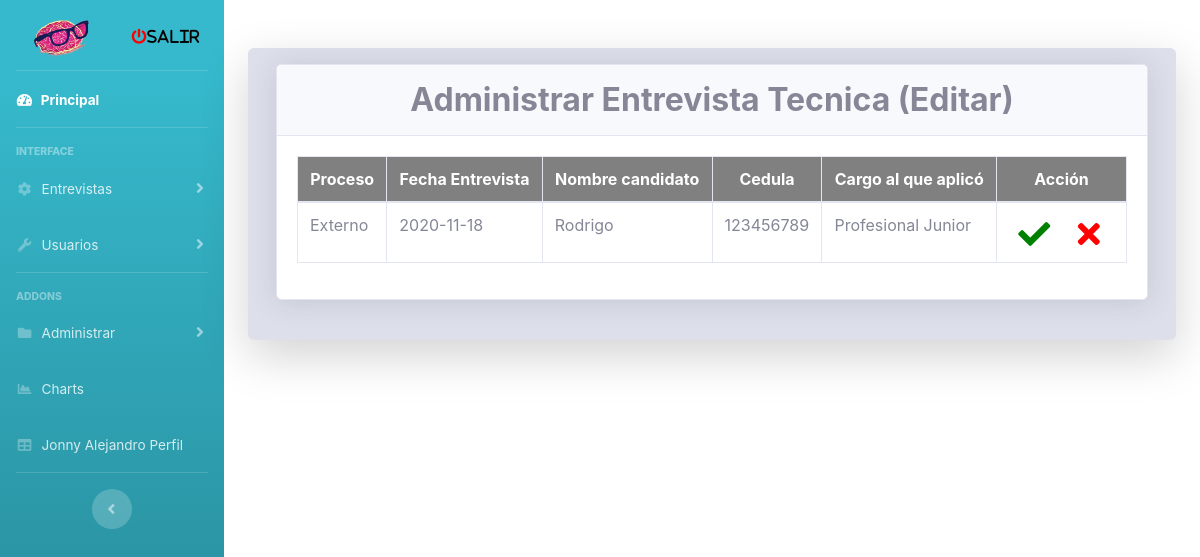
The page /View/gestionarEdicionEntrevistaTecnica.php (signed in) on the database its author committed.
### tables this page shows
CREATE TABLE `entrevistatecnica` (
  `idTec` int(11) NOT NULL,
  `proceso` varchar(15) DEFAULT NULL,
  `entrevistador` varchar(30) DEFAULT NULL,
  `fechaEntrevista` date DEFAULT NULL,
  `cargoEntrevistador` varchar(30) DEFAULT NULL,
  `dependencia` varchar(30) DEFAULT NULL,
  `nombreCandidato` varchar(50) DEFAULT NULL,
  `cargoAspira` varchar(50) DEFAULT NULL,
  `cuentaCompetenciaSN` varchar(2) DEFAULT NULL,
  `cuentaCompetencia` text DEFAULT NULL,
  `experienciaPrevia` text DEFAULT NULL,
  `cuentaCono` text DEFAULT NULL,
  `calidadSN` varchar(2) DEFAULT NULL,
  `calidad` text DEFAULT NULL,
  `retroalimentacion` text DEFAULT NULL,
  `conceptoSegundo` text DEFAULT NULL,
  `adecuado` varchar(2) DEFAULT NULL,
  `primera` varchar(2) DEFAULT NULL,
  `segunda` varchar(2) DEFAULT NULL,
  `noA` varchar(2) DEFAULT NULL,
  `parcialmente` varchar(2) DEFAULT NULL,
  `adecuadoP` varchar(2) DEFAULT NULL,
  `co` int(11) DEFAULT NULL,
  `terminada` varchar(5) NOT NULL DEFAULT 'False',
  `apruebaEntrevista` int(11) NOT NULL DEFAULT 0,
  `modificar` varchar(15) NOT NULL
);

### View/gestionarEdicionEntrevistaTecnica.php (the view, shortened to what this page needs)
<?php include "../config.php";
if (isset($_SESSION["rol"])) {
  switch ($_SESSION['rol']) {
    case 1:
      include "../template/sidebar.php";
      break;
  }
}
?>
<!DOCTYPE html>
<html xmlns="http://www.w3.org/1999/xhtml">
<?php include FOLDER_TEMPLATE . "head.php"; ?>
<body id="page-top">
  <div class="container">
    <div class="card o-hidden border-0 shadow-lg my-5">
      <div class="card-body p-3 bg-gray-300">
        <div class="row">
          <div class="col-md-12">
            <div class="col-md-12 mx-auto">
              <div class="form-group">
                <div class="card shadow mb-4">
                  <div class="card-header py-3" style="text-align: center;">
                    <h2 class="m-0 font-weight-bold text">Administrar Entrevista Tecnica (Editar)</h2>
                  </div>
                  <div class="card-body">
                    <div class="table-responsive">
                      <table class="table table-bordered" width="100%" cellspacing="10">
                        <thead style="background-color: gray; color: white; text-align: center;">
                          <tr>
                            <th>Proceso </th>
                            <th>Fecha Entrevista</th>
                            <th>Nombre candidato</th>
                            <th>Cedula</th>
                            <th>Cargo al que aplicó</th>
                            <th>Acción</th>
                          </tr>
                        </thead>
                        <?php
                        require_once "../Model/conexioon.php";
                        $sql = "SELECT entrevistatecnica.nombreCandidato, entrevistatecnica.idTec, entrevistatecnica.proceso, entrevistatecnica.fechaEntrevista, entrevistatecnica.cargoAspira, usuario.correo_electronico FROM usuario , entrevistatecnica where terminada = 'True' and modificar = 'Solicitado' and usuario.co = entrevistatecnica.co ";
                        $rta = $objCnx->query($sql);
                        while ($datos = $rta->fetch_array()) {
                        ?>
                          <tbody>
                            <tr>
                              <td><?php echo $datos['proceso'] ?></td>
                              <td><?php echo $datos['fechaEntrevista'] ?></td>
                              <td><?php echo $datos['nombreCandidato'] ?></td>
                              <td><?php echo $datos['idTec'] ?></td>
                              <td><?php echo $datos['cargoAspira'] ?></td>
                              <td style="text-align: center;">
                                <a href="../Controller/ControllerAprobarEdicionTecnica.php?cc=<?php echo $datos['idTec'] ?>&&ps=<?php echo $datos['correo_electronico'] ?>&&persona=<?php echo $datos['nombreCandidato'] ?>"><i class="fas fa-check" title="Aprobar" style="color: green; width: 50px; font-size: 2rem;"></i></a>
                                <a href="../Controller/ControllerNegarEdicionTecnica.php?cc=<?php echo $datos['idTec'] ?>&&ps=<?php echo $datos['correo_electronico'] ?>&&persona=<?php echo $datos['nombreCandidato'] ?>"><i class='fas fa-times' title="Negar" style='color: red; width: 50px; font-size: 2rem;'></i></a>
                              </td>
                            </tr>
                          <?php
                        }
                          ?>
                          </tbody>
                      </table>
                    </div>
                  </div>
                </div>
              </div>
            </div>
          </div>
        </div>
</body>
</html>

### View/gestionarEdicionEntrevistaTecnica.php (style rules this page uses)
i { margin-top: 3px; }
td { width: auto; height: auto; }

### rows shown on the page
entrevistatecnica: proceso "Externo", fechaEntrevista "2020-11-18", nombreCandidato "Rodrigo", idTec "123456789", cargoAspira "Profesional Junior"

### other values the page prints
$_SESSION['nombre'] "Jonny Alejandro"
